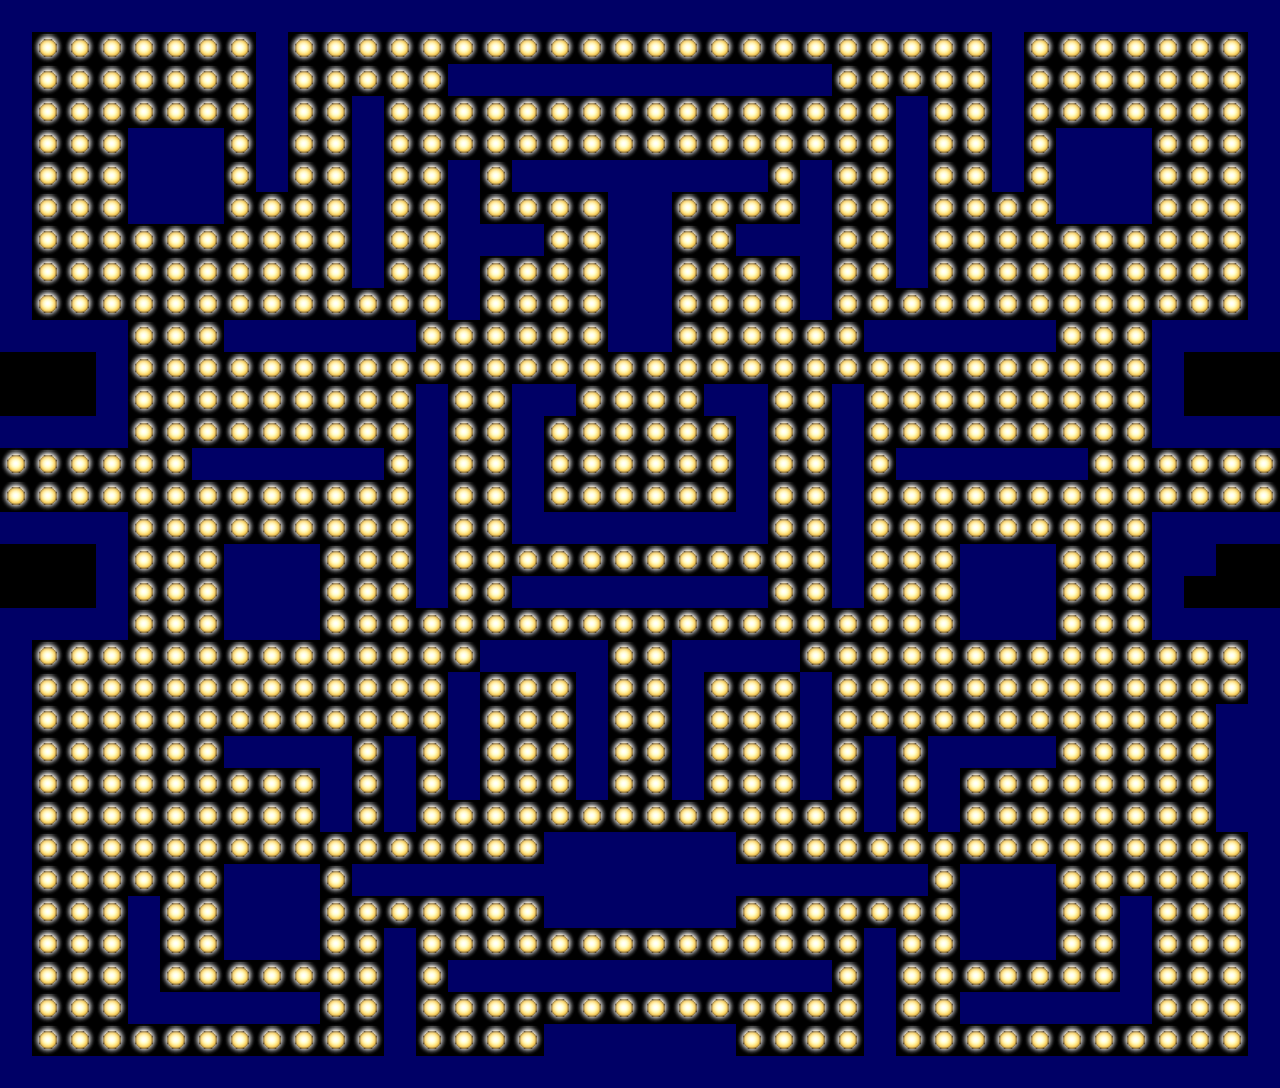

This game map was drawn from its Tiled (.tmx) file and the tilesets committed beside it. A one-line description and the full map source follow:
An orthogonal 40x34 tile map with 32x32 px tiles, 1 tile layer (Tile Layer 1).

<map version="1.10" tiledversion="1.10.1" orientation="orthogonal" renderorder="right-down" width="40" height="34" tilewidth="32" tileheight="32" infinite="0" nextlayerid="2" nextobjectid="1">
 <editorsettings>
  <export target="map.csv" format="csv" />
 </editorsettings>
 <tileset firstgid="1" source="spritesheet.tsx" />
 <layer id="1" name="Tile Layer 1" width="40" height="34">
  <data encoding="csv">
12,12,12,12,12,12,12,12,12,12,12,12,12,12,12,12,12,12,12,12,12,12,12,12,12,12,12,12,12,12,12,12,12,12,12,12,12,12,12,12,
12,29,29,29,29,29,29,29,12,29,29,29,29,29,29,29,29,29,29,29,29,29,29,29,29,29,29,29,29,29,29,12,29,29,29,29,29,29,29,12,
12,29,29,29,29,29,29,29,12,29,29,29,29,29,12,12,12,12,12,12,12,12,12,12,12,12,29,29,29,29,29,12,29,29,29,29,29,29,29,12,
12,29,29,29,29,29,29,29,12,29,29,12,29,29,29,29,29,29,29,29,29,29,29,29,29,29,29,29,12,29,29,12,29,29,29,29,29,29,29,12,
12,29,29,29,12,12,12,29,12,29,29,12,29,29,29,29,29,29,29,29,29,29,29,29,29,29,29,29,12,29,29,12,29,12,12,12,29,29,29,12,
12,29,29,29,12,12,12,29,12,29,29,12,29,29,12,29,12,12,12,12,12,12,12,12,29,12,29,29,12,29,29,12,29,12,12,12,29,29,29,12,
12,29,29,29,12,12,12,29,29,29,29,12,29,29,12,29,29,29,29,12,12,29,29,29,29,12,29,29,12,29,29,29,29,12,12,12,29,29,29,12,
12,29,29,29,29,29,29,29,29,29,29,12,29,29,12,12,12,29,29,12,12,29,29,12,12,12,29,29,12,29,29,29,29,29,29,29,29,29,29,12,
12,29,29,29,29,29,29,29,29,29,29,12,29,29,12,29,29,29,29,12,12,29,29,29,29,12,29,29,12,29,29,29,29,29,29,29,29,29,29,12,
12,29,29,29,29,29,29,29,29,29,29,29,29,29,12,29,29,29,29,12,12,29,29,29,29,12,29,29,29,29,29,29,29,29,29,29,29,29,29,12,
12,12,12,12,29,29,29,12,12,12,12,12,12,29,29,29,29,29,29,12,12,29,29,29,29,29,29,12,12,12,12,12,12,29,29,29,12,12,12,12,
0,0,0,12,29,29,29,29,29,29,29,29,29,29,29,29,29,29,29,29,29,29,29,29,29,29,29,29,29,29,29,29,29,29,29,29,12,0,0,0,
0,0,0,12,29,29,29,29,29,29,29,29,29,12,29,29,12,12,29,29,29,29,12,12,29,29,12,29,29,29,29,29,29,29,29,29,12,0,0,0,
12,12,12,12,29,29,29,29,29,29,29,29,29,12,29,29,12,29,29,29,29,29,29,12,29,29,12,29,29,29,29,29,29,29,29,29,12,12,12,12,
29,29,29,29,29,29,12,12,12,12,12,12,29,12,29,29,12,29,29,29,29,29,29,12,29,29,12,29,12,12,12,12,12,12,29,29,29,29,29,29,
29,29,29,29,29,29,29,29,29,29,29,29,29,12,29,29,12,29,29,29,29,29,29,12,29,29,12,29,29,29,29,29,29,29,29,29,29,29,29,29,
12,12,12,12,29,29,29,29,29,29,29,29,29,12,29,29,12,12,12,12,12,12,12,12,29,29,12,29,29,29,29,29,29,29,29,29,12,12,12,12,
0,0,0,12,29,29,29,12,12,12,29,29,29,12,29,29,29,29,29,29,29,29,29,29,29,29,12,29,29,29,12,12,12,29,29,29,12,12,0,0,
0,0,0,12,29,29,29,12,12,12,29,29,29,12,29,29,12,12,12,12,12,12,12,12,29,29,12,29,29,29,12,12,12,29,29,29,12,0,0,0,
12,12,12,12,29,29,29,12,12,12,29,29,29,29,29,29,29,29,29,29,29,29,29,29,29,29,29,29,29,29,12,12,12,29,29,29,12,12,12,12,
12,29,29,29,29,29,29,29,29,29,29,29,29,29,29,12,12,12,12,29,29,12,12,12,12,29,29,29,29,29,29,29,29,29,29,29,29,29,29,12,
12,29,29,29,29,29,29,29,29,29,29,29,29,29,12,29,29,29,12,29,29,12,29,29,29,12,29,29,29,29,29,29,29,29,29,29,29,29,29,12,
12,29,29,29,29,29,29,29,29,29,29,29,29,29,12,29,29,29,12,29,29,12,29,29,29,12,29,29,29,29,29,29,29,29,29,29,29,29,12,12,
12,29,29,29,29,29,29,12,12,12,12,29,12,29,12,29,29,29,12,29,29,12,29,29,29,12,29,12,29,12,12,12,12,29,29,29,29,29,12,12,
12,29,29,29,29,29,29,29,29,29,12,29,12,29,12,29,29,29,12,29,29,12,29,29,29,12,29,12,29,12,29,29,29,29,29,29,29,29,12,12,
12,29,29,29,29,29,29,29,29,29,12,29,12,29,29,29,29,29,29,29,29,29,29,29,29,29,29,12,29,12,29,29,29,29,29,29,29,29,12,12,
12,29,29,29,29,29,29,29,29,29,29,29,29,29,29,29,29,12,12,12,12,12,12,29,29,29,29,29,29,29,29,29,29,29,29,29,29,29,29,12,
12,29,29,29,29,29,29,12,12,12,29,12,12,12,12,12,12,12,12,12,12,12,12,12,12,12,12,12,12,29,12,12,12,29,29,29,29,29,29,12,
12,29,29,29,12,29,29,12,12,12,29,29,29,29,29,29,29,12,12,12,12,12,12,29,29,29,29,29,29,29,12,12,12,29,29,12,29,29,29,12,
12,29,29,29,12,29,29,12,12,12,29,29,12,29,29,29,29,29,29,29,29,29,29,29,29,29,29,12,29,29,12,12,12,29,29,12,29,29,29,12,
12,29,29,29,12,29,29,29,29,29,29,29,12,29,12,12,12,12,12,12,12,12,12,12,12,12,29,12,29,29,29,29,29,29,29,12,29,29,29,12,
12,29,29,29,12,12,12,12,12,12,29,29,12,29,29,29,29,29,29,29,29,29,29,29,29,29,29,12,29,29,12,12,12,12,12,12,29,29,29,12,
12,29,29,29,29,29,29,29,29,29,29,29,12,29,29,29,29,12,12,12,12,12,12,29,29,29,29,12,29,29,29,29,29,29,29,29,29,29,29,12,
12,12,12,12,12,12,12,12,12,12,12,12,12,12,12,12,12,12,12,12,12,12,12,12,12,12,12,12,12,12,12,12,12,12,12,12,12,12,12,12
</data>
 </layer>
</map>